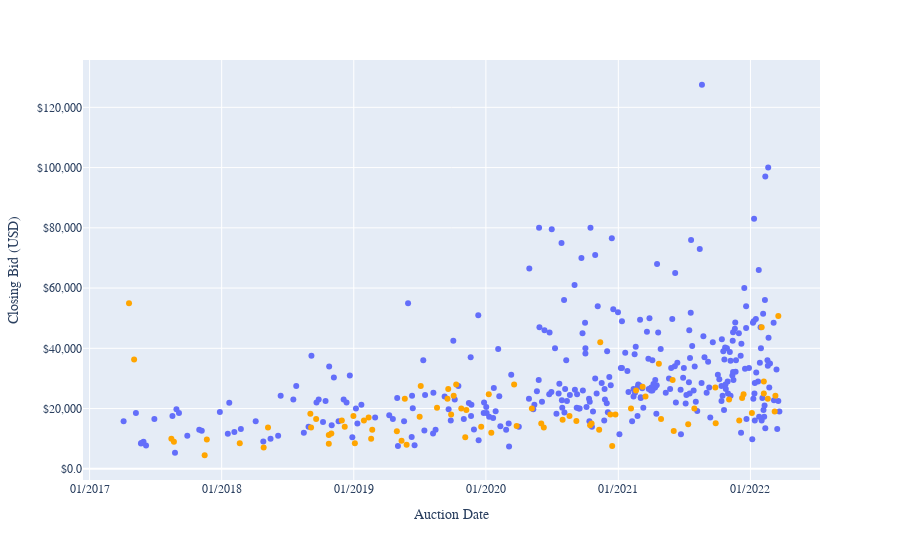

Notebook code cell kept with this figure:
### Code cell
fig = px.scatter(lc, x = 'closing_date', y = 'price', 
                 color = 'result', 
                 color_discrete_map = {
                     'sold' : 'light blue',
                     'reserve not met' : 'orange'
                 },
                 labels = {'closing_date' : 'Auction Date',
                           'price' : 'Closing Bid (USD)',
                           'result' : 'Auction Result'})

fig.update_traces(showlegend = False,
                  hovertemplate = '<b>%{hovertext}</b><br>Bid to %{y:$,} on %{x|%m/%d/%Y}',
                  hovertext = lc.title.values,
                  name = '')

fig.update_xaxes(
    dtick = 'M12',
    tick0 = '2017-01-01',
    tickformat = '%m/%Y'
)

fig.update_yaxes(
    tickformat = '$,.2r'
)

fig.update_layout(
    font_family = 'Arial'
)

### Figure 1 — Plotly figure (JSON) as saved in the notebook; plotly's stock layout.template omitted (floating-point values rounded to 4 significant figures; data arrays with more than 128 entries replaced by an {"elided": "..."} marker saying what was removed)
{"data": [{"hovertemplate": "<b>%{hovertext}</b><br>Bid to %{y:$,} on %{x|%m/%d/%Y}", "hovertext": {"elided": "382 str values"}, "legendgroup": "sold", "marker": {"color": "light blue", "symbol": "circle"}, "mode": "markers", "name": "", "orientation": "v", "showlegend": false, "type": "scatter", "x": {"elided": "302 str values"}, "xaxis": "x", "y": {"elided": "302 int values"}, "yaxis": "y"}, {"hovertemplate": "<b>%{hovertext}</b><br>Bid to %{y:$,} on %{x|%m/%d/%Y}", "hovertext": {"elided": "382 str values"}, "legendgroup": "reserve not met", "marker": {"color": "orange", "symbol": "circle"}, "mode": "markers", "name": "", "orientation": "v", "showlegend": false, "type": "scatter", "x": ["2022-03-19", "2022-03-11", "2022-03-09", "2022-02-18", "2022-02-07", "2022-02-07", "2022-02-01", "2022-01-05", "2021-12-13", "2021-12-09", "2021-12-01", "2021-11-03", "2021-09-27", "2021-09-26", "2021-07-30", "2021-07-13", "2021-06-03", "2021-05-31", "2021-04-29", "2021-04-23", "2021-03-17", "2021-03-09", "2021-02-19", "2021-02-05", "2020-12-24", "2020-12-15", "2020-12-10", "2020-11-12", "2020-11-09", "2020-10-19", "2020-10-15", "2020-09-07", "2020-08-19", "2020-07-31", "2020-06-09", "2020-06-02", "2020-05-07", "2020-03-26", "2020-03-19", "2020-01-16", "2020-01-09", "2019-12-19", "2019-11-08", "2019-11-05", "2019-10-25", "2019-10-11", "2019-10-04", "2019-09-27", "2019-09-19", "2019-09-17", "2019-08-19", "2019-07-05", "2019-07-02", "2019-05-27", "2019-05-22", "2019-05-13", "2019-04-30", "2019-02-21", "2019-02-18", "2019-02-11", "2019-01-29", "2019-01-04", "2018-12-31", "2018-12-07", "2018-11-29", "2018-10-31", "2018-10-24", "2018-10-24", "2018-09-19", "2018-09-05", "2018-09-03", "2018-05-09", "2018-04-27", "2018-02-20", "2017-11-21", "2017-11-15", "2017-08-22", "2017-08-15", "2017-05-04", "2017-04-20"], "xaxis": "x", "y": [50750, 24250, 19000, 23250, 25000, 29000, 47000, 18500, 24750, 23500, 16000, 23000, 15100, 27000, 20000, 14751, 12550, 29500, 16500, 34850, 24000, 27250, 26000, 20000, 18000, 7600, 18000, 42000, 13000, 15000, 14500, 15875, 17500, 16250, 13750, 15000, 20000, 14250, 28000, 12000, 24750, 14000, 19500, 10500, 20000, 28000, 24254, 18000, 26500, 23250, 20250, 27500, 17250, 8000, 23250, 9300, 12500, 13000, 10000, 17000, 16000, 8500, 17500, 14000, 16000, 11750, 11250, 8290, 16500, 13750, 18250, 13750, 7100, 8500, 9700, 4500, 9000, 10000, 36250, 55000], "yaxis": "y"}], "layout": {"font": {"family": "Arial"}, "legend": {"title": {"text": "Auction Result"}, "tracegroupgap": 0}, "margin": {"t": 60}, "xaxis": {"anchor": "y", "domain": [0, 1], "dtick": "M12", "tick0": "2017-01-01", "tickformat": "%m/%Y", "title": {"text": "Auction Date"}}, "yaxis": {"anchor": "x", "domain": [0, 1], "tickformat": "$,.2r", "title": {"text": "Closing Bid (USD)"}}}}
